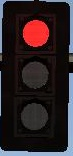
#> input picture ros/src/tl_detector/tl_test_images/tl_image.jpg, 73 x 156 px; its folder holds only this picture in this run
$ jupyter execute --allow-errors manual_tl_classifier.ipynb
#> lines starting #> are read from the running program, lines starting #| are printed output that depends on the picture
#> further down, image is the input picture: shape (156, 73, 3); mean B, G, R 34.5, 31.8, 43.7
[cell 1]
import cv2
import matplotlib.pyplot as plt
import matplotlib.image as mpimg
import glob
import numpy as np

[cell 2]
file_names = glob.glob('..\\tl_test_images\\*.jpg')

#> (a cell that did not finish here is left out)

#> (a cell that did not finish here is left out)

[cell 5]
plt.figure()

G_threshold = (200, 255)
R_threshold = (200, 255)
B_threshold = (200, 255)

idx = 0
#> (the rest of this cell did not finish here and is left out)

#> (a cell that did not finish here is left out)

#> (a cell that did not finish here is left out)

#> (a cell that did not finish here is left out)

[cell 9]
def tl_light_classifier(image):
    width_to_trim = int(image.shape[1] / 3)
#> width_to_trim = 24
    # height_to_trim = int(image.shape[0] / 10)
    height_to_trim = 0
    sub_image = image[height_to_trim:(image.shape[0]-height_to_trim), width_to_trim:(image.shape[1]-width_to_trim)]
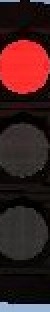
#> sub_image: shape (156, 25, 3) (shown 2 times larger); mean R, G, B 62.6, 31.2, 31.2

    G_threshold = (200, 255)
    R_threshold = (200, 255)
    B_threshold = (200, 255)

    R = sub_image[:,:,0]
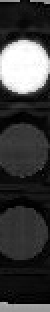
#> R: shape (156, 25) (shown 2 times larger); min 0, max 255, mean 62.6
    G = sub_image[:,:,1]
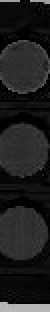
#> G: shape (156, 25) (shown 2 times larger); min 0, max 195, mean 31.2
    B = sub_image[:,:,2]
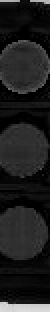
#> B: shape (156, 25) (shown 2 times larger); min 0, max 219, mean 31.2

    B_binary = np.zeros_like(B)
    B_binary[(B > B_threshold[0]) & (B <= B_threshold[1])] = 1

    G_binary = np.zeros_like(G)
    G_binary[(G > G_threshold[0]) & (G <= G_threshold[1])] = 1

    R_binary = np.zeros_like(R)
    R_binary[(R > R_threshold[0]) & (R <= R_threshold[1])] = 1

    threshold = 0.08
    isRed = (np.sum(R_binary) / R_binary.size) > threshold
    isGreen = (np.sum(G_binary) / G_binary.size) > threshold
    isBlue = (np.sum(B_binary) / B_binary.size) > threshold

    top_image = G_binary[0:int(G_binary.shape[0]/2), :]
    bottom_image = G_binary[int(G_binary.shape[0]/2):G_binary.shape[0], :]

    if np.sum(bottom_image) == 0:
        is_edge = True
    elif np.sum(top_image) / np.sum(bottom_image) > 5:
        is_edge = True
    else:
        is_edge = False

    if isRed and isGreen and isBlue:
        return 'Green'
    elif isRed and isGreen and is_edge:
        return 'Red'
    elif isRed and isGreen:
        return 'Yellow'
    elif isRed:
        return 'Red'
    elif isGreen:
        return 'Green'
    else:
        return 'Uknown'

[cell 10]
for filename in glob.glob('../tl_test_images/*.jpg'):
    image = cv2.imread(filename)
    image = cv2.cvtColor(image, cv2.COLOR_BGR2RGB)

    plt.figure
    plt.imshow(image)
    plt.show()

    print(filename)
    print(tl_light_classifier(image))
#| Red

$ run again, on ros/src/tl_detector/tl_test_images/tl_image_0.jpg
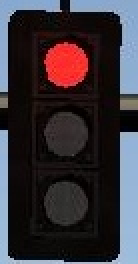
#> input picture ros/src/tl_detector/tl_test_images/tl_image_0.jpg, 69 x 132 px (shown 2 times larger)
#> image is the input picture: shape (132, 69, 3); mean B, G, R 55.6, 49.4, 55.7
#> in tl_light_classifier, `R = sub_image[:,:,0]`:
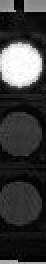
#> R: shape (132, 23) (shown 2 times larger); min 0, max 255, mean 59.5
#> in tl_light_classifier, `B = sub_image[:,:,2]`:
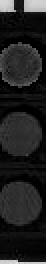
#> B: shape (132, 23) (shown 2 times larger); min 0, max 226, mean 32.7
#| Red
